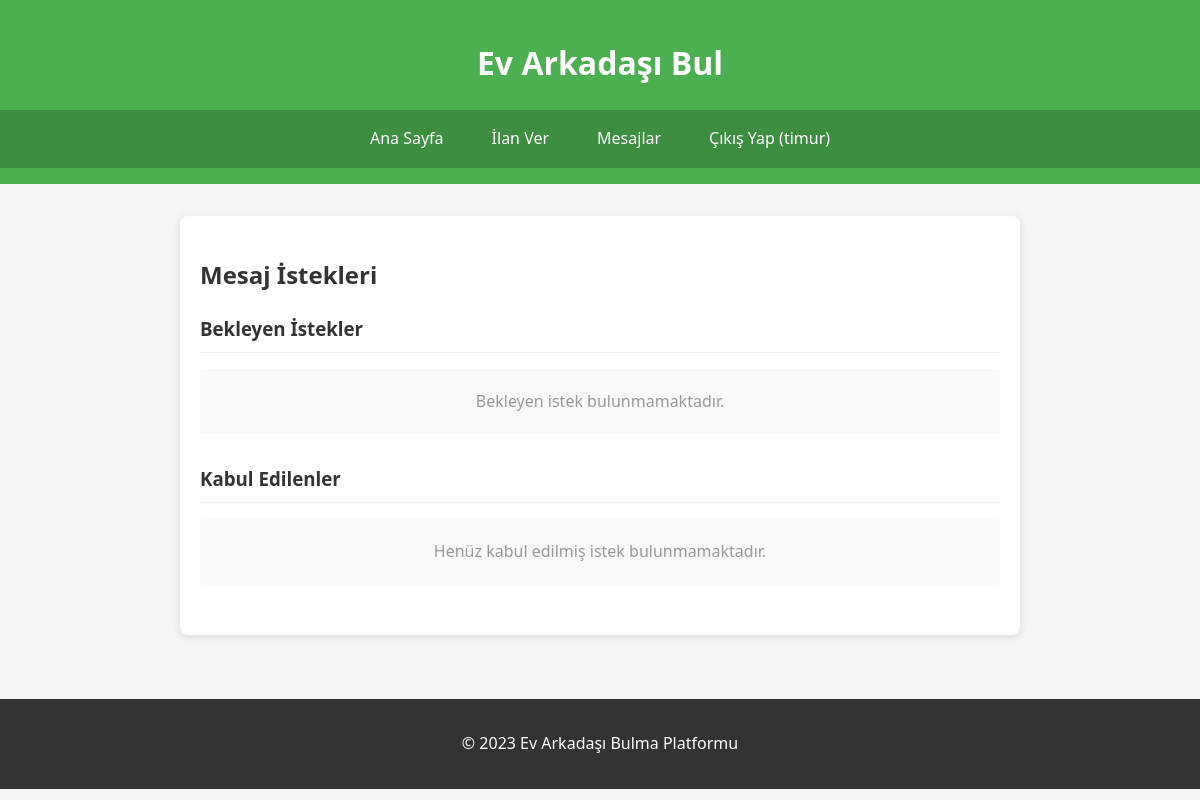
Before: /mesaj_istekleri (signed in) with the older database file.
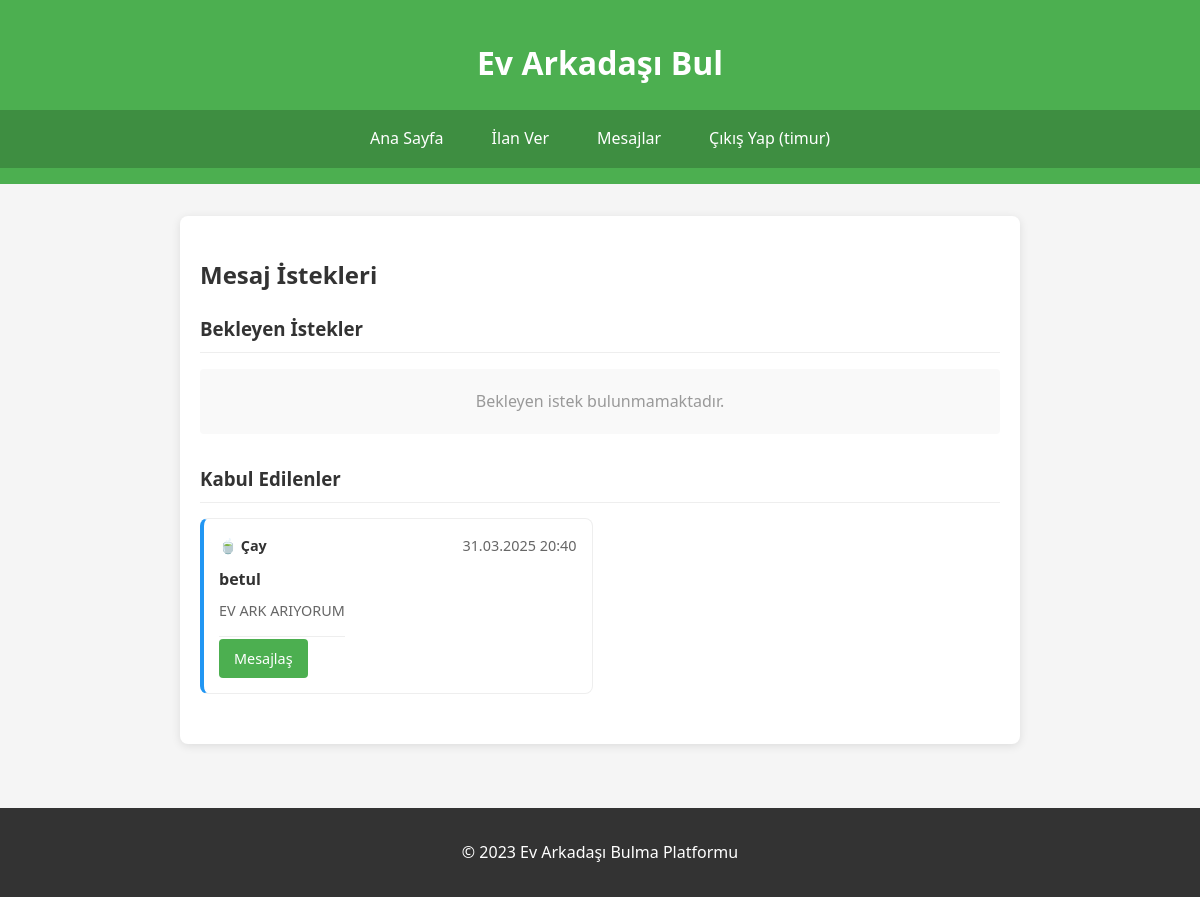
After: the same page with the newer database file.
### tables this page shows
CREATE TABLE mesaj_istekleri (
            id INTEGER PRIMARY KEY AUTOINCREMENT,
            gonderen_id INTEGER NOT NULL,
            alici_id INTEGER NOT NULL,
            ilan_id INTEGER NOT NULL,
            tip TEXT NOT NULL,  -- 'cay' veya 'kahve'
            durum TEXT NOT NULL DEFAULT 'beklemede',  -- 'beklemede', 'kabul', 'red'
            oda_id INTEGER,  -- Yeni eklenen sütun
            tarih TIMESTAMP DEFAULT CURRENT_TIMESTAMP,
            FOREIGN KEY(gonderen_id) REFERENCES users(id),
            FOREIGN KEY(alici_id) REFERENCES users(id),
            FOREIGN KEY(ilan_id) REFERENCES ilanlar(id),
            FOREIGN KEY(oda_id) REFERENCES mesaj_odalari(id),
            UNIQUE(gonderen_id, alici_id, ilan_id)
        );

CREATE TABLE users (
            id INTEGER PRIMARY KEY AUTOINCREMENT,
            username TEXT UNIQUE NOT NULL,
            password TEXT NOT NULL,
            email TEXT UNIQUE NOT NULL,
            phone TEXT,
            created_at TIMESTAMP DEFAULT CURRENT_TIMESTAMP
        );

CREATE TABLE ilanlar (
            id INTEGER PRIMARY KEY AUTOINCREMENT,
            baslik TEXT NOT NULL,
            aciklama TEXT NOT NULL,
            fiyat REAL NOT NULL,
            konum TEXT NOT NULL,
            cinsiyet TEXT NOT NULL,
            oda_sayisi TEXT NOT NULL,
            sigara BOOLEAN DEFAULT 0,
            alkol BOOLEAN DEFAULT 0,
            evcil_hayvan BOOLEAN DEFAULT 0,
            resimler TEXT,
            tarih TIMESTAMP DEFAULT CURRENT_TIMESTAMP,
            user_id INTEGER,
            FOREIGN KEY(user_id) REFERENCES users(id)
        );

### app.py (the view)
@app.route('/mesaj_istekleri')
@login_required
def mesaj_istekleri():
    db = get_db()
    beklemedeki_istekler = db.get_mesaj_istekleri(session['user_id'], durum='beklemede')
    kabul_edilenler = db.get_mesaj_istekleri(session['user_id'], durum='kabul')
    return render_template('mesaj_istekleri.html',
                         beklemedeki_istekler=beklemedeki_istekler,
                         kabul_edilenler=kabul_edilenler)

### app.py (called while the page is built)
@app.template_filter('datetimeformat')
def datetimeformat(value, format='%d.%m.%Y %H:%M'):
    if isinstance(value, str):
        value = datetime.strptime(value, '%Y-%m-%d %H:%M:%S')
    return value.strftime(format)

def get_db():
    if 'db' not in g:
        g.db = Database(app.config['DATABASE'])
    return g.db

def generate_csrf_token():
    if '_csrf_token' not in session:
        session['_csrf_token'] = secrets.token_hex(16)
    return session['_csrf_token']

def login_required(f):
    @wraps(f)
    def decorated_function(*args, **kwargs):
        if 'user_id' not in session:
            flash('Bu sayfayı görüntülemek için giriş yapmalısınız', 'danger')
            return redirect(url_for('login', next=request.url))
        return f(*args, **kwargs)
    return decorated_function

@app.context_processor
def utility_processor():
    def file_exists(path):
        return os.path.exists(path)
    return dict(file_exists=file_exists)

### database.py (called while the page is built)
    def close(self):
        if hasattr(self, 'conn') and self.conn:
            self.conn.close()

    def __del__(self):
        self.close()

### templates/mesaj_istekleri.html
{% extends "base.html" %}
{% block content %}
<section class="mesaj-istekleri">
    <h2>Mesaj İstekleri</h2>
    <div class="istek-listesi">
        <h3>Bekleyen İstekler</h3>
        {% if beklemedeki_istekler %}
        <div class="istek-grid">
            {% for istek in beklemedeki_istekler %}
            <div class="istek-karti {{ istek.tip }}">
                <div class="istek-header">
                    <span class="istek-tip">
                        {% if istek.tip == 'kahve' %}☕ Kahve{% else %}🍵 Çay{% endif %}
                    </span>
                    <span class="istek-tarih">{{ istek.tarih|datetimeformat }}</span>
                </div>
                <div class="istek-icerik">
                    <div class="kullanici-bilgi">
                        <span class="username">{{ istek.gonderen_username }}</span>
                        <span class="ilan-baslik">{{ istek.ilan_baslik }}</span>
                    </div>
					<form method="POST" action="{{ url_for('mesaj_istek_islem') }}">
						<input type="hidden" name="csrf_token" value="{{ csrf_token() }}">
						<input type="hidden" name="istek_id" value="{{ istek.id }}">
						<button type="submit" name="islem" value="kabul" class="istek-kabul-btn">Kabul Et</button>
						<button type="submit" name="islem" value="red" class="istek-red-btn">Reddet</button>
					</form>
                </div>
            </div>
            {% endfor %}
        </div>
        {% else %}
        <p class="bos-liste">Bekleyen istek bulunmamaktadır.</p>
        {% endif %}
    </div>
    <div class="kabul-edilenler">
        <h3>Kabul Edilenler</h3>
        {% if kabul_edilenler %}
        <div class="istek-grid">
            {% for istek in kabul_edilenler %}
            <div class="istek-karti kabul-edildi">
                <div class="istek-header">
                    <span class="istek-tip">
                        {% if istek.tip == 'kahve' %}☕ Kahve{% else %}🍵 Çay{% endif %}
                    </span>
                    <span class="istek-tarih">{{ istek.tarih|datetimeformat }}</span>
                </div>
                <div class="istek-icerik">
                    <div class="kullanici-bilgi">
                        <span class="username">{{ istek.gonderen_username }}</span>
                        <span class="ilan-baslik">{{ istek.ilan_baslik }}</span>
                    </div>
                    {% if istek.oda_id %}
                    <a href="{{ url_for('mesaj_odasi', oda_id=istek.oda_id) }}" class="mesajlas-btn">
                        Mesajlaş
                    </a>
                    {% endif %}
                </div>
            </div>
            {% endfor %}
        </div>
        {% else %}
        <p class="bos-liste">Henüz kabul edilmiş istek bulunmamaktadır.</p>
        {% endif %}
    </div>
</section>
{% endblock %}

Changed rows visible on the page:
now on this page (row edited): mesaj_istekleri: tip "🍵 Çay", tarih "31.03.2025 20:40", gonderen_username "betul", ilan_baslik "EV ARK ARIYORUM"
Other visible differences:
text no longer shown: "Henüz kabul edilmiş istek bulunmamaktadır."
